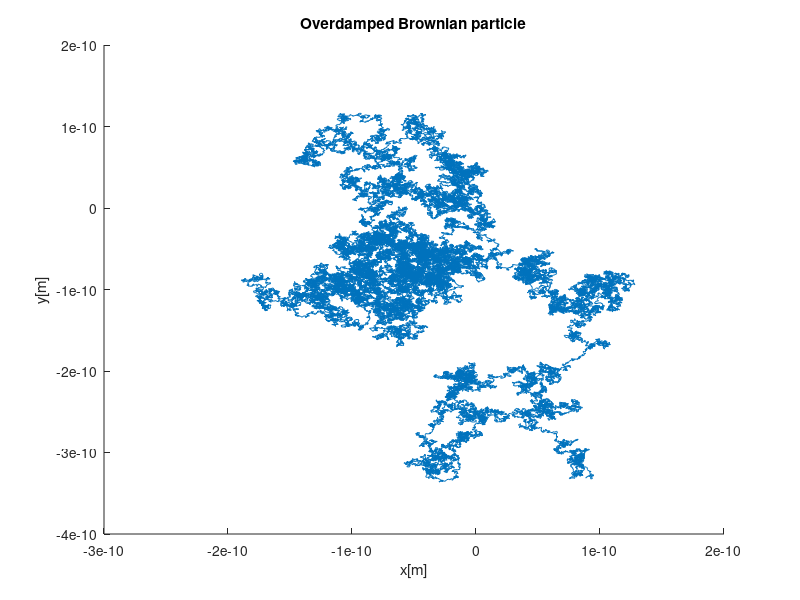

Source code (MATLAB): (Note: this script raises an error after producing the figure.)
%% Simulation of Complex Systems                          %%
%% Kakkos Ioannis 930413-6030                             %%
%% Exercise 6.1 Diffusion regimes for a Brownian particle %%
%% Overdamped Brownian particle                           %%

realizations = 10^5;
trajectory = zeros(realizations,2);
dt = 10^-4;             % timestep
kB = 1.38064*10^-23;    % Boltzmann constant
gamma = 1.3;            % gas constant
temperature = 285;      % standard temperature
term = sqrt(2*kB*temperature*dt/gamma);
previousX = 0;
previousY = 0;

for i = 1:realizations
    % x-direction
    r = randn;
    nextX = previousX + term * r;
    previousX = nextX;
    trajectory(i,1) = nextX;

    % y-direction
    q = randn;
    nextY = previousY + term * q;
    previousY = nextY;
    trajectory(i,2) = nextY;
end

% Plotting overdamped Brownian particle
X = trajectory(:,1);
Y = trajectory(:,2);
figure;
hold on
title('Overdamped Brownian particle');
xlabel('x[m]');
ylabel('y[m]');
plot(X,Y);
hold off

ensemble = eMSD(trajectory);
% time = tMSD(trajectory);



function ensmbl = eMSD(path)
RHS = 0;
tau = 1;
for i = 1:length(path)
    RHS = (path(i + tau,1) - path(tau,1))^2;
    ensmbl(i) = RHS; 
end
ensmbl = RHS/length(path);
end

% function t = tMSD(path)
% 
% end


